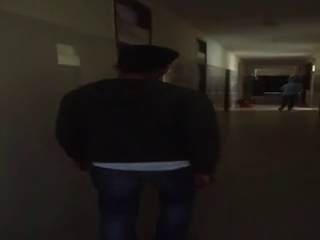
//> input picture frame 35 of SSR/unoptimized/vid2320x240.mp4, 320 x 240 px
$ ./ssrvideo   (built with g++ and OpenCV 4)
//> lines starting //> are read from the running program, lines starting //| are printed output that depends on the picture
#include <opencv2/opencv.hpp>
#include <iostream>
#include <math.h>
#include <queue>
#include <thread>
#include <mutex>
#include <chrono>


using namespace std::chrono;

using namespace std;

using namespace cv;

float tim;

int main()
{
	high_resolution_clock::time_point t1 = high_resolution_clock::now();

	VideoCapture cap("vid2320x240.mp4");

	//VideoCapture cap(0);

	double fcount = 0000;

	//namedWindow("output", 1);

	/*VideoWriter outputVideo("./smallscale900frames.avi", CV_FOURCC('M', 'J', 'P', 'G'),
		cap.get(CV_CAP_PROP_FPS),
		Size(cap.get(CV_CAP_PROP_FRAME_WIDTH),
		cap.get(CV_CAP_PROP_FRAME_HEIGHT)));*/
auto start = std::chrono::high_resolution_clock::now();
	while (1)
	{

		Mat frame;

	//	cap >> frame;

  		if (!cap.read(frame)) // if not success, break loop
    		    {		cout<<"here"<<endl;
        		   auto stop = std::chrono::high_resolution_clock::now();
				cout<<"here"<<endl;
				tim=std::chrono::duration_cast<chrono::milliseconds>(stop - start).count();
			cout << "It took me " << tim << " seconds.";
			cout<<"here"<<endl;
       		     break;
     		   }
//> frame is the input picture: 240 rows x 320 cols, CV_8UC3; mean B, G, R 26.3, 31.1, 35.8


		Mat output(frame.rows, frame.cols ,CV_8UC3);

		Mat gaussianB(frame.rows, frame.cols, CV_8UC1);
		Mat gaussianG(frame.rows, frame.cols, CV_8UC1);
		Mat gaussianR(frame.rows, frame.cols, CV_8UC1);

		//

		Mat B(frame.rows, frame.cols, CV_8UC1);
		Mat G(frame.rows, frame.cols, CV_8UC1);
		Mat R(frame.rows, frame.cols, CV_8UC1);


		//
		///*for (int i = 0; i < frame.rows; i++)
		//{
		//for (int j = 0; j < frame.cols; j++)
		//{
		//B.at<uchar>(i, j) = frame.at<Vec3b>(i, j)[0];
		//G.at<uchar>(i, j) = frame.at<Vec3b>(i, j)[1];
		//R.at<uchar>(i, j) = frame.at<Vec3b>(i, j)[2];

		//cout  << "B : "  << int(B.at<uchar>(i, j)) << "\t" << "G : "  << int(G.at<uchar>(i, j)) << "\t" << "R: " << int(R.at<uchar>(i, j)) << endl ;
		//Sleep(50);
		//}
		//}*/

		//

		for (int i = 0; i < frame.rows; i++)
		{
			for (int j = 0; j < frame.cols; j++)
			{
				B.at<uchar>(i, j) = (frame.at<Vec3b>(i, j)[0] < 4) ? 4 : frame.at<Vec3b>(i, j)[0];
				G.at<uchar>(i, j) = (frame.at<Vec3b>(i, j)[1] < 4) ? 4 : frame.at<Vec3b>(i, j)[1];
				R.at<uchar>(i, j) = (frame.at<Vec3b>(i, j)[2] < 4) ? 4 : frame.at<Vec3b>(i, j)[2];
			}
		}
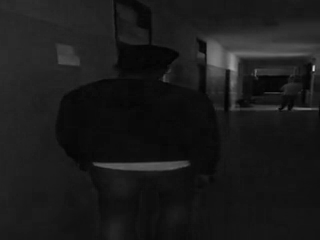
//> B: 240 rows x 320 cols, CV_8UC1; min 4, max 210, mean 26.3
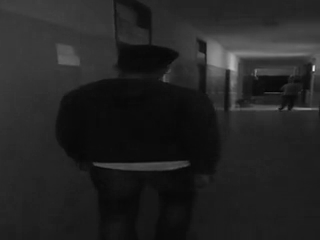
//> R: 240 rows x 320 cols, CV_8UC1; min 4, max 235, mean 35.8

		//

		///*
		//imshow("R", R);
		//imshow("G", G);
		//imshow("B", B);
		//waitKey(0);
		//destroyAllWindows();*/

		GaussianBlur(B, gaussianB, Size(301, 301), 300);
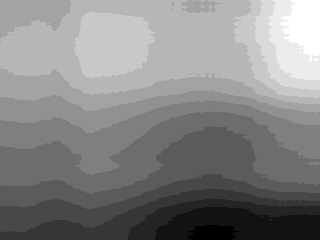
//> gaussianB: 240 rows x 320 cols, CV_8UC1; min 19, max 33, mean 26.3; drawn with min black and max white
		GaussianBlur(G, gaussianG, Size(301, 301), 300);
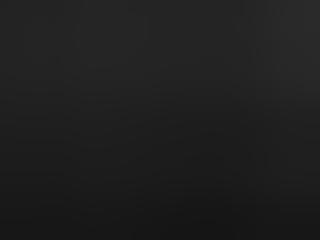
//> gaussianG: 240 rows x 320 cols, CV_8UC1; min 21, max 42, mean 31.1
		GaussianBlur(R, gaussianR, Size(301, 301), 300);

		//

		///*imshow("R", gaussianR);
		//imshow("G", gaussianG);
		//imshow("B", gaussianB);
		//waitKey(0);
		//destroyAllWindows();*/

		for (int i = 0; i < frame.rows; i++)
		{
			for (int j = 0; j < frame.cols; j++)
			{
				double x = fabs(log10(frame.at<Vec3b>(i, j)[2]) -log10(gaussianB.at<Vec3b>(i, j)[2]));

				double z = fabs(log10(frame.at<Vec3b>(i, j)[0]) -log10(gaussianG.at<Vec3b>(i, j)[0]));
				double y = fabs(log10(frame.at<Vec3b>(i, j)[1]) -log10(gaussianR.at<Vec3b>(i, j)[1]));

			//		//cout << x << ' ' << y << ' ' << z << endl;

				x *= 200;
				y *= 200;
				z *= 200;

				if (x < 0)
					x = 0;

				if (x > 255)
				x = 255;

				if (y < 0)
					y = 0;

				if (y > 255)
					y = 255;

				if (z < 0)
					z = 0;

				if (z > 255)
					z = 255;


			output.at<Vec3b>(i, j)[0] = 255-z;
			output.at<Vec3b>(i, j)[1] = 255-y;
			output.at<Vec3b>(i, j)[2] = 255-x;
			}
		}
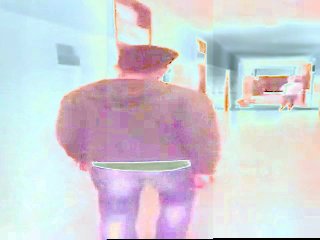
//> output: 240 rows x 320 cols, CV_8UC3; mean B, G, R 215.4, 208.3, 209.2
		imshow("output", output);
		fcount++;
		//if (fcount == 938)
		{
		//	break;
		}

		if (waitKey(30) >= 0) break;
//> the Esc key is pressed
	}


	auto stop = std::chrono::high_resolution_clock::now();

	cout << "It took me " << std::chrono::duration_cast<chrono::milliseconds>(stop - start).count()<< " seconds.";

	waitKey(0);

	/*outputVideo.release();*/

	return 0;

}

$ run again, starting later in the video
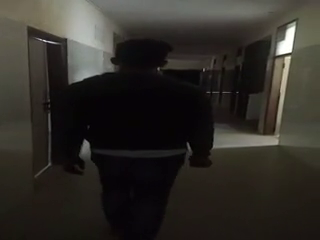
//> input picture frame 286 of SSR/unoptimized/vid2320x240.mp4, 320 x 240 px
//> frame is the input picture: 240 rows x 320 cols, CV_8UC3; mean B, G, R 40, 45.2, 48.2
//> after the loop `for (int i = 0; i < frame.rows; i++)`:
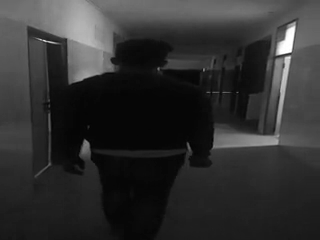
//> R: 240 rows x 320 cols, CV_8UC1; min 4, max 255, mean 48.2
//> after the loop `for (int i = 0; i < frame.rows; i++)`:
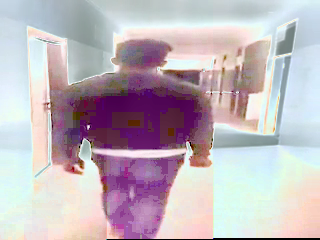
//> output: 240 rows x 320 cols, CV_8UC3; mean B, G, R 188.6, 180.7, 191.8
